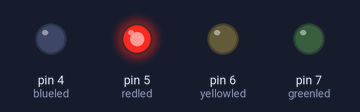
This sketch was run on a simulated Arduino Uno, built with avr-gcc and run on an emulated ATmega328P. Parts: output pins drawn as LEDs (lit = HIGH).

Above: at 0.5 s.
At 2.5 s:
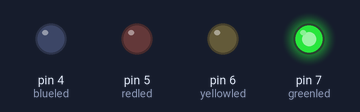
At 4.0 s:
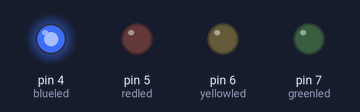
At 8.5 s:
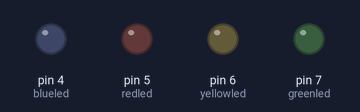
At 10.5 s:
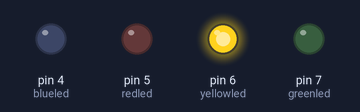
Timing chart, 0 to 11.7 s (numbered marks = the images above):
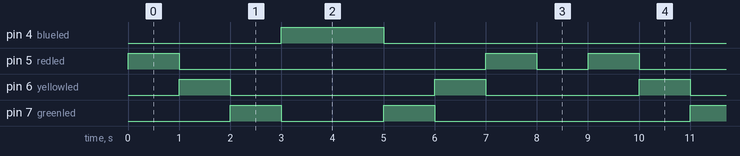

Measured:
- by itself, pin 4 (blueled): alternates HIGH for 2.0 s and LOW for 7.0 s
- by itself, pin 5 (redled): repeats every 9.0 s: LOW 6.0 s, HIGH 1.0 s, LOW 1.0 s, HIGH 1.0 s
- by itself, pin 6 (yellowled): repeats every 9.0 s: LOW 4.0 s, HIGH 1.0 s, LOW 3.0 s, HIGH 1.0 s
- by itself, pin 7 (greenled): repeats every 9.0 s: LOW 2.0 s, HIGH 1.0 s, LOW 5.0 s, HIGH 1.0 s

The sketch:

leds.ino
```cpp
int redled=5;
int yellowled=6;
int greenled=7;
int blueled=4;
int i;
void setup() {
  pinMode(redled, OUTPUT);
  pinMode(yellowled,OUTPUT );
  pinMode(greenled,OUTPUT);
  pinMode(blueled,OUTPUT);

}

void loop() {
for(i=1;i=i+1;i=15){
  digitalWrite(redled, HIGH);
delay(1000);
 digitalWrite(redled, LOW);
 digitalWrite(yellowled, HIGH);
delay(1000);
 digitalWrite(yellowled, LOW);
 digitalWrite(greenled, HIGH);
delay(1000);
 digitalWrite(greenled, LOW);
 digitalWrite(blueled,HIGH);
 delay(1000);
 digitalWrite(blueled,LOW);
  digitalWrite(blueled,HIGH);
 delay(1000);
 digitalWrite(blueled,LOW);
digitalWrite(greenled, HIGH);
delay(1000);
 digitalWrite(greenled, LOW);
  digitalWrite(yellowled, HIGH);
delay(1000);
 digitalWrite(yellowled, LOW);
 digitalWrite(redled, HIGH);
delay(1000);
 digitalWrite(redled, LOW);
 delay(1000);
 }
}
```
